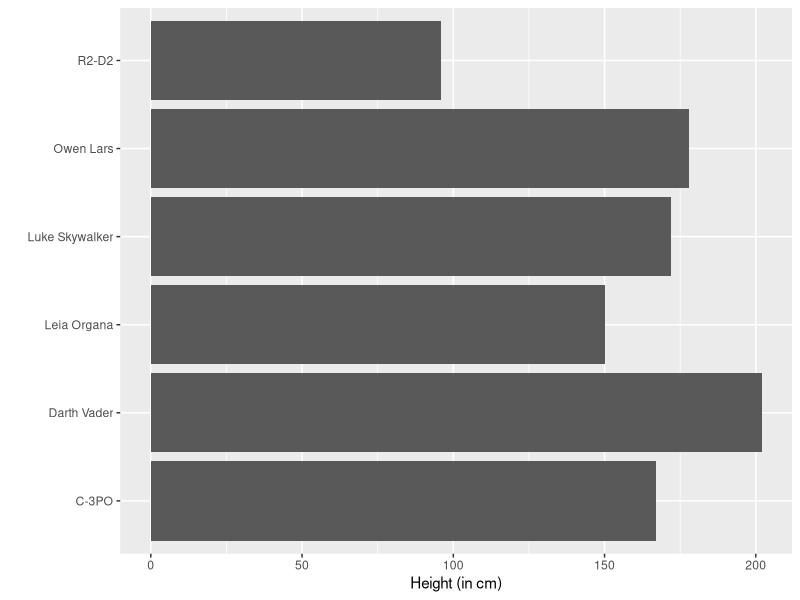

The R source for this figure:
## ---- chunk 1
knitr::opts_chunk$set(echo = FALSE)
# load all your libraries here
library(tidyverse)
library(kableExtra)
## ---- chunk 2
starwars |>
  head() |>
  ggplot(aes(x = height, y = name)) +
  geom_col() +
  labs(
    y = '',
    x = 'Height (in cm)'
  )
## ---- chunk 3
starwars |>
  head() |>
  select(name, eye_color) |>
  kable(
    caption = "Eye colours of several Star Wars characters. In the knitted output, this table might not appear exactly where you put it in the Rmd file, and that's fine. Don't stress about where exactly it appears, as long as it appears somewhere.", 
    booktabs = T
  )
